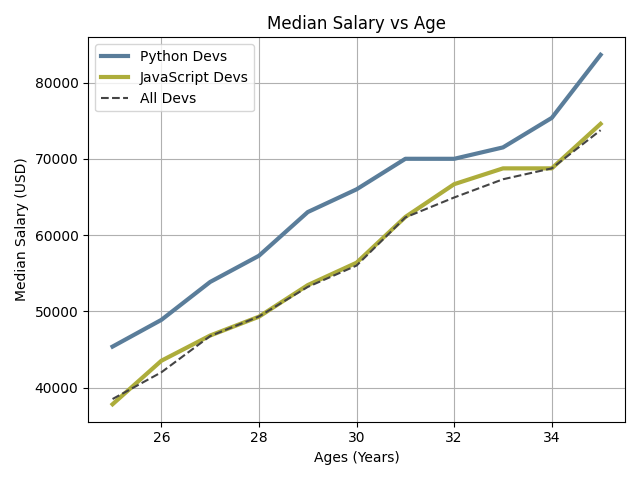

Write Python code to recreate this figure.
from matplotlib import pyplot as plt

ages_x = [25, 26, 27, 28, 29, 30, 31, 32, 33, 34, 35]

py_dev_y = [45372, 48876, 53850, 57287, 63016, 65998, 70003, 70000, 71496, 75370, 83640]
plt.plot(ages_x, py_dev_y, color='#5a7d9a', linewidth='3', label='Python Devs')

js_dev_y = [37810, 43515, 46823, 49293, 53437, 56373, 62375, 66674, 68745, 68746, 74583]
plt.plot(ages_x, js_dev_y, color='#adad3b', linewidth='3', label='JavaScript Devs')

dev_y = [38496, 42000, 46752, 49320, 53200, 56000, 62316, 64928, 67317, 68748, 73752]
plt.plot(ages_x, dev_y, color='#444444', linestyle='--', label='All Devs')


plt.xlabel('Ages (Years)')
plt.ylabel('Median Salary (USD)')
plt.title('Median Salary vs Age')
plt.legend()
plt.grid(True)
plt.tight_layout()
plt.show()
